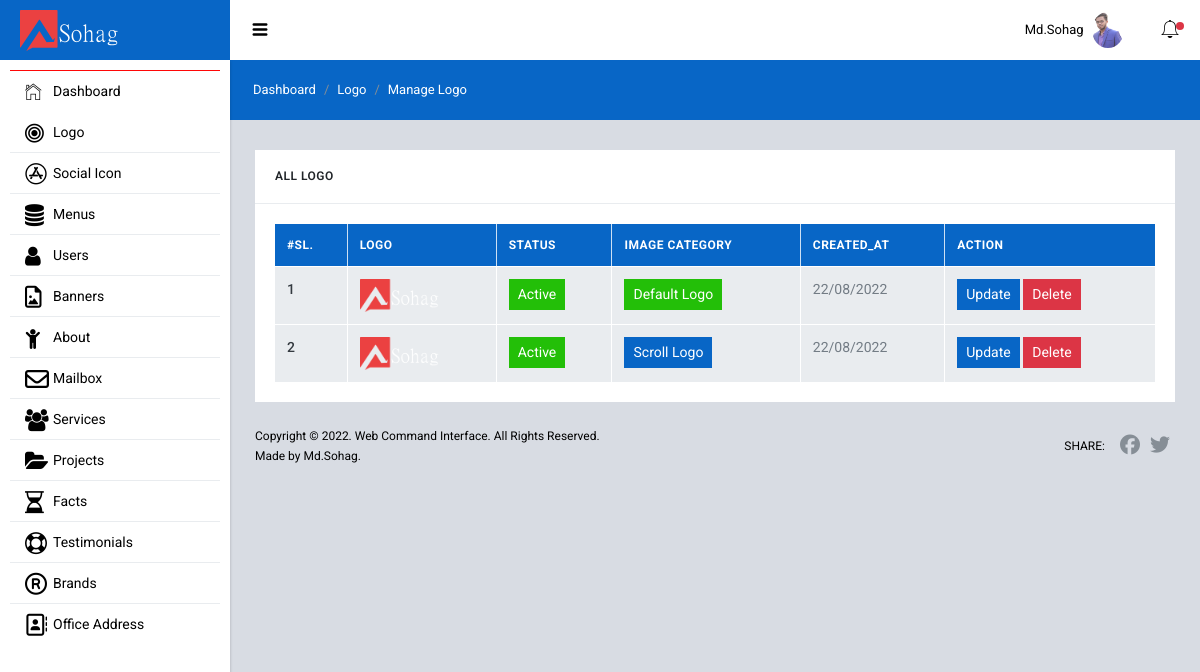
/admin/logo/index.php (signed in), run on the app's committed database.
### tables this page shows
CREATE TABLE `users` (
  `id` int(11) NOT NULL,
  `name` varchar(150) NOT NULL,
  `email` varchar(150) NOT NULL,
  `password` varchar(255) NOT NULL,
  `user_role` int(11) NOT NULL DEFAULT 4,
  `status` int(11) NOT NULL DEFAULT 0,
  `profile_image` varchar(255) DEFAULT NULL,
  `created_at` varchar(200) NOT NULL
);

CREATE TABLE `logo` (
  `id` int(11) NOT NULL,
  `logo_name` text NOT NULL,
  `status` int(11) NOT NULL DEFAULT 0,
  `img_cat` int(11) NOT NULL DEFAULT 0,
  `created_at` varchar(255) NOT NULL
);

### admin/logo/index.php (the view, shortened to what this page needs)
<?php
  require "../backend_includes/header.php";
  $all_logo = "SELECT * FROM logo";
  $all_logo_query = mysqli_query($db, $all_logo);
  $logo_row_check = mysqli_num_rows($all_logo_query);
?>
  <div class="sl-mainpanel">
    <nav class="breadcrumb sl-breadcrumb">
      <a class="breadcrumb-item" href="/sohag/admin/dashboard.php">Dashboard</a>
      <a class="breadcrumb-item" href="/sohag/admin/logo/index.php">Logo</a>
      <span class="breadcrumb-item active">Manage Logo</span>
    </nav>
    <div class="sl-pagebody">
      <div class="row row-sm mg-t-5">
        <div class="col-lg-12 mg-t-20 mg-lg-t-0">
          <div class="card">
            <div class="card-header pd-20 bg-transparent bd-b bd-gray-200">
              <h6 class="card-title tx-uppercase tx-12 mg-b-0">All Logo</h6>
            </div>
              <div class="card-body bd-color-gray-lighter rounded-bottom">
                <div class="dashbord-content">
                  <?php if ($logo_row_check == 0) : ?>
                    <div class="alert alert-warning" role="alert">
                      <h4 class="text-center text-danger">No Data Found In Work Logo Table!</h4>
                    </div>
                  <?php else : ?>
                    <div class="table-responsive">
                      <table class="table table-hover table-bordered mg-b-0">
                        <thead class="bg-primary">
                          <tr>
                            <th scope="col">#Sl.</th>
                            <th scope="col">Logo</th>
                            <th scope="col">Status</th>
                            <th scope="col">Image Category</th>
                            <th scope="col">Created_At</th>
                            <th scope="col">Action</th>
                          </tr>
                        </thead>
                          <tbody>
                            <?php foreach($all_logo_query as $logo_id => $logo) :  ?>
                              <tr>
                                <th scope="row"><?= $logo_id+1; ?></th>
                                <td>
                                  <?php if (!empty($logo['logo_name'])) : ?>
                                    <img src="../uploads/logo/<?= $logo['logo_name']; ?>" width="80" alt="image">
                                  <?php else : ?>
                                    No Image
                                  <?php endif; ?>
                                </td>
                                <td>
                                  <?php if ($logo['status'] == 1) : ?>
                                    <a href="logo_status.php?active_id=<?=$logo['id']; ?>" class="btn btn-success btn-sm">Active</a>
                                  <?php elseif ($logo['status'] == 0) : ?>
                                    <a href="logo_status.php?inactive_id=<?=$logo['id']; ?>"  class="btn btn-secondary btn-sm">In-Active</a>
                                  <?php endif; ?>
                                </td>
                                <td>
                                  <?php if ($logo['img_cat'] == 1) : ?>
                                    <a href="" class="btn btn-success btn-sm">Default Logo</a>
                                  <?php elseif ($logo['img_cat'] == 2) : ?>
                                    <a href=""  class="btn btn-primary btn-sm">Scroll Logo</a>
                                  <?php elseif ($logo['img_cat'] == 0) : ?>
                                    <a href=""  class="btn btn-secondary btn-sm">Uncategory</a>
                                  <?php endif; ?>
                                </td>
                                <td>
                                  <?= date("d/m/Y",strtotime($logo['created_at'])); ?>
                                </td>
                                <td>
                                  <?php if ($login_user_info['user_role'] <= 2) : ?>
                                    <a href="logo_edit.php?id=<?= $logo['id']; ?>" target="_blank" class="btn btn-primary btn-sm">Update</a>
                                    <button type="button" id="logo_delete.php?delete_id=<?= $logo['id']; ?>" class="btn btn-danger btn-sm delete_logo">Delete</button>
                                  <?php endif; ?>
                                </td>
                              </tr>
                            <?php endforeach; ?>
                          </tbody>
                      </table>
                    </div>
                  <?php endif; ?>
                </div>
              </div>
          </div>
        </div>
      </div>
    </div>
    <footer class="sl-footer">
      <div class="footer-left">
      <div class="mg-b-2">Copyright &copy; 2022. Web Command Interface. All Rights Reserved.</div>
        <div>Made by Md.Sohag.</div>
      </div>
      <div class="footer-right d-flex align-items-center">
        <span class="tx-uppercase mg-r-10">Share:</span>
        <a target="_blank" class="pd-x-5" href="https://www.facebook.com/"><i class="fa fa-facebook tx-20"></i></a>
        <a target="_blank" class="pd-x-5" href="https://twitter.com/"><i class="fa fa-twitter tx-20"></i></a>
      </div>
    </footer>
  </div>
<?php require "../backend_includes/footer.php"; ?>

### admin/backend_includes/header.php (shortened to what this page needs)
<?php
  require "db.php";
  $login_user_id    = isset($_COOKIE['login_user']) ? $_COOKIE['login_user'] : $_SESSION['login_user_id'];
  $login_user_data  = "SELECT * FROM users WHERE id=$login_user_id";
  $login_user_query = mysqli_query($db,$login_user_data);
  $login_user_info  = mysqli_fetch_assoc($login_user_query);
?>
<!DOCTYPE html>
<html lang="en">
  <head>
    <link href="/sohag/admin/backend_assets/lib/font-awesome/css/font-awesome.css" rel="stylesheet">
    <link href="/sohag/admin/backend_assets/lib/Ionicons/css/ionicons.css" rel="stylesheet">
    <link href="/sohag/admin/backend_assets/lib/perfect-scrollbar/css/perfect-scrollbar.css" rel="stylesheet">
    <link href="/sohag/admin/backend_assets/lib/rickshaw/rickshaw.min.css" rel="stylesheet">
    <link href="/sohag/admin/backend_assets/lib/medium-editor/medium-editor.css" rel="stylesheet">
    <link href="/sohag/admin/backend_assets/lib/medium-editor/default.css" rel="stylesheet">
    <link href="/sohag/admin/backend_assets/lib/summernote/summernote-bs4.css" rel="stylesheet">
    <link rel="stylesheet" href="/sohag/admin/backend_assets/css/starlight.css">
    <link rel="stylesheet" href="/sohag/admin/backend_assets/css/custom.css">
  </head>
  <body>
    <div class="sl-logo"><a href=""> <img width="100" src="../admin/uploads/logo/17.png" alt="Logo"></a></div>
    <div class="sl-sideleft">
      <div class="sl-sideleft-menu">
        <a href="/sohag/admin/dashboard.php" class="sl-menu-link active">
          <div class="sl-menu-item">
            <i class="menu-item-icon icon ion-ios-home-outline tx-22"></i>
            <span class="menu-item-label">Dashboard</span>
          </div>
        </a>
        <a href="#" class="sl-menu-link">
          <div class="sl-menu-item">
            <i class="menu-item-icon fa fa-bullseye tx-22"></i>
            <span class="menu-item-label">Logo</span>
            <i class="menu-item-arrow fa fa-angle-down"></i>
          </div>
        </a>
        <a href="#" class="sl-menu-link">
          <div class="sl-menu-item">
            <i class="menu-item-icon fa fa-app-store tx-22"></i>
            <span class="menu-item-label">Social Icon</span>
            <i class="menu-item-arrow fa fa-angle-down"></i>
          </div>
        </a>
        <a href="#" class="sl-menu-link">
          <div class="sl-menu-item">
            <i class="menu-item-icon fa fa-database tx-22"></i>
            <span class="menu-item-label">Menus</span>
            <i class="menu-item-arrow fa fa-angle-down"></i>
          </div>
        </a>
        <a href="#" class="sl-menu-link">
          <div class="sl-menu-item">
            <i class="menu-item-icon 	fa fa-user tx-22"></i>
            <span class="menu-item-label">Users</span>
            <i class="menu-item-arrow fa fa-angle-down"></i>
          </div>
        </a>
        <a href="#" class="sl-menu-link">
          <div class="sl-menu-item">
            <i class="menu-item-icon fa fa-file-picture-o tx-22"></i>
            <span class="menu-item-label">Banners</span>
            <i class="menu-item-arrow fa fa-angle-down"></i>
          </div>
        </a>
        <a href="#" class="sl-menu-link">
          <div class="sl-menu-item">
            <i class="menu-item-icon fa fa-child tx-22"></i>
            <span class="menu-item-label">About</span>
            <i class="menu-item-arrow fa fa-angle-down"></i>
          </div>
        </a>
        <?php if ($login_user_info['user_role'] <= 2) : ?>
          <a href="/sohag/admin/messages/index.php" class="sl-menu-link">
            <div class="sl-menu-item">
              <i class="menu-item-icon fa fa-envelope-o  tx-24"></i>
              <span class="menu-item-label">Mailbox</span>
            </div>
          </a>
        <?php endif; ?>
        <a href="#" class="sl-menu-link">
          <div class="sl-menu-item">
            <i class="menu-item-icon fa fa-group tx-22"></i>
            <span class="menu-item-label">Services</span>
            <i class="menu-item-arrow fa fa-angle-down"></i>
          </div>
        </a>
        <a href="#" class="sl-menu-link">
          <div class="sl-menu-item">
            <i class="menu-item-icon fa fa-folder-open tx-22"></i>
            <span class="menu-item-label">Projects</span>
            <i class="menu-item-arrow fa fa-angle-down"></i>
          </div>
        </a>
        <a href="#" class="sl-menu-link">
          <div class="sl-menu-item">
            <i class="menu-item-icon fa fa-hourglass-half tx-22"></i>
            <span class="menu-item-label">Facts</span>
            <i class="menu-item-arrow fa fa-angle-down"></i>
          </div>
        </a>
        <a href="#" class="sl-menu-link">
          <div class="sl-menu-item">
            <i class="menu-item-icon fa fa-life-bouy tx-22"></i>
            <span class="menu-item-label">Testimonials</span>
            <i class="menu-item-arrow fa fa-angle-down"></i>
          </div>
        </a>
        <a href="#" class="sl-menu-link">
          <div class="sl-menu-item">
            <i class="menu-item-icon fa fa-registered tx-22"></i>
            <span class="menu-item-label">Brands</span>
            <i class="menu-item-arrow fa fa-angle-down"></i>
          </div>
        </a>
        <a href="#" class="sl-menu-link">
          <div class="sl-menu-item">
            <i class="menu-item-icon fa fa-address-book-o tx-22"></i>
            <span class="menu-item-label">Office Address</span>
            <i class="menu-item-arrow fa fa-angle-down"></i>
          </div>
        </a>
      </div>
      <br>
    </div>
    <div class="sl-header">
      <div class="sl-header-left">
        <div class="navicon-left hidden-md-down"><a id="btnLeftMenu" href=""><i class="icon ion-navicon-round"></i></a></div>
      </div>
      <div class="sl-header-right">
        <nav class="nav">
          <div class="dropdown">
            <a href="" class="nav-link nav-link-profile" data-toggle="dropdown">
              <span class="logged-name"><span class="hidden-md-down"><?= $login_user_info['name']; ?></span></span>
              <?php if (!empty($login_user_info['profile_image'])) { ?>
                <img src="/sohag/admin/uploads/users/<?= $login_user_info['profile_image']; ?>" class="wd-32 rounded-circle" alt="">
              <?php } ?>
            </a>
          </div>
        </nav>
        <?php if ($login_user_info['user_role'] <= 2) : ?>
          <div class="navicon-right">
            <a id="btnRightMenu" href="" class="pos-relative">
              <i class="icon ion-ios-bell-outline"></i>
              <span class="square-8 bg-danger"></span>
            </a>
          </div>
        <?php endif; ?>
      </div>
    </div>

### data on the page
users: name "Md.Sohag", profile_image (picture)
logo: logo_name (picture), img_cat "Default Logo", created_at "22/08/2022"
logo: logo_name (picture), img_cat "Scroll Logo", created_at "22/08/2022"
